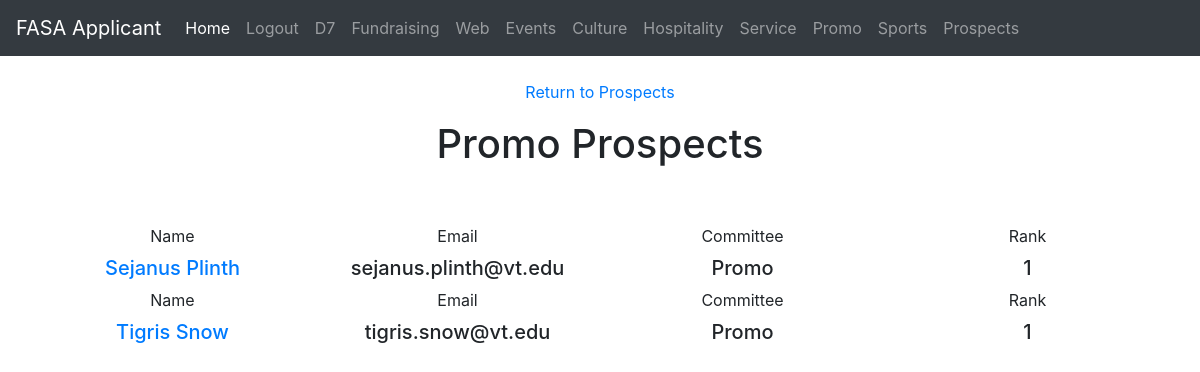
Screenshot of /promo (signed in) with the database file from the repository.
### run.py (models this page shows, shortened)
class CommitteeData(committee_db.Model):
    id = committee_db.Column(committee_db.Integer, primary_key = True)
    email = committee_db.Column(committee_db.String(100), nullable = False, unique = True)
    first_choice = committee_db.Column(committee_db.String(100))
    second_choice = committee_db.Column(committee_db.String(100))
    third_choice = committee_db.Column(committee_db.String(100))

class MainData(main_db.Model):
    id = main_db.Column(main_db.Integer, primary_key = True)
    first_name = main_db.Column(main_db.String(30), unique = False, nullable = False)
    last_name = main_db.Column(main_db.String(30), unique = False, nullable = False)
    username = main_db.Column(main_db.String(30), unique = False, nullable = False)
    email = main_db.Column(main_db.String(120), unique = True, nullable = False)
    address = main_db.Column(main_db.String(200), unique = False, nullable = False)
    major = main_db.Column(main_db.String(100), unique = False, nullable = False)
    year = main_db.Column(main_db.String(30), unique = False, nullable = False)
    phone_number = main_db.Column(db.String(20), unique = False, nullable = False)

### run.py (the view)
@app.route("/promo")
@login_required
def promo():
    user_list = CommitteeData.query.all()
    first_list = []
    second_list = []
    third_list = []
    for user in user_list:
        if user.first_choice == str("Promo") or user.second_choice == str(
                "Promo") or user.third_choice == str("Promo"):
            digit = 0
            main_data = MainData.query.filter_by(email=user.email).first()
            committee_data = CommitteeData.query.filter_by(email=user.email).first()
            courses_data = CoursesData.query.filter_by(email=user.email).first()
            questions_data = QuestionsData.query.filter_by(email=user.email).first()
            if (user.first_choice == str("Promo")):
                digit = 1
                inserted_user = Filter(user.email, "Promo", digit, main_data, committee_data, courses_data,
                                       questions_data)
                first_list.append(inserted_user)
            elif (user.second_choice == str("Promo")):
                digit = 2
                inserted_user = Filter(user.email, "Promo", digit, main_data, committee_data, courses_data,
                                       questions_data)
                second_list.append(inserted_user)
            elif (user.third_choice == str("Promo")):
                digit = 3
                inserted_user = Filter(user.email, "Promo", digit, main_data, committee_data, courses_data,
                                       questions_data)
                third_list.append(inserted_user)
    return render_template("promo.html", first_list=first_list, second_list=second_list, third_list=third_list)

### run.py (called while the page is built)
@login_manager.user_loader
def load_user(user_id):
    return User.query.get(int(user_id))

### templates/promo.html (shortened to what this page needs)
{% extends "layou2.html" %}
{% block content %}
<center>
                <p><a href="{{ url_for('prospects') }}">Return to Prospects</a></p>
    <h1>Promo Prospects</h1>
    <br>
    <br>
    {% for user in first_list %}
        <div class = "row">
        <div class="col-sm">
          <label for="year">Name</label>
            <h5><a href="{{ url_for('prospect_info', email = user.email) }}">{{ user.main_data.first_name }} {{ user.main_data.last_name }}</a></h5>
        </div>
        <div class="col-sm">
          <label for="year">Email</label>
            <h5>{{ user.email }}</h5>
        </div>
            <div class = "col-sm">
                <label for="something">Committee</label>
                <h5>{{ user.committee }}</h5>
            </div>
            <div class = "col-sm">
                <label for="something">Rank</label>
                <h5>{{ user.digit }}</h5>
            </div>
        </div>
    {% endfor %}
     </center>
{% endblock content %}

### rows the page displays
CommitteeData: main_data.first_name "Sejanus", main_data.last_name "Plinth", email "sejanus.plinth@vt.edu", committee "Promo", digit "1"
CommitteeData: main_data.first_name "Tigris", main_data.last_name "Snow", email "tigris.snow@vt.edu", committee "Promo", digit "1"
